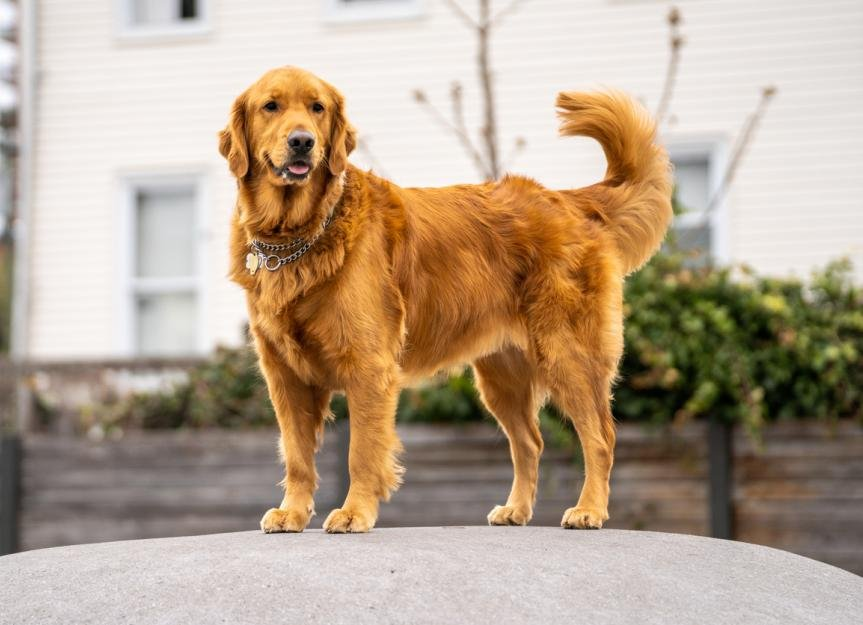
#> input picture imgs/dog.jpeg, 863 x 625 px, found by its file name
$ jupyter execute image__color_layering.ipynb
#> lines starting #> are read from the running program, lines starting #| are printed output that depends on the picture
[cell 1]
# Imports
import numpy as np
from PIL import Image
import matplotlib.pyplot as plt
from scipy.ndimage import label, find_objects, binary_erosion, binary_dilation
from skimage.color import rgb2lab, lab2rgb
from skimage.util import img_as_float
from skimage.transform import resize
from scipy.spatial import distance
from sklearn.cluster import MeanShift, estimate_bandwidth, KMeans, AgglomerativeClustering
from collections import Counter, defaultdict
import math
from ipywidgets import interact, IntSlider, FloatSlider, Button, VBox

# Image extraction code

## Utility functions and image import

[cell 2]
# -----------------------------------------------------------------------------
# Utility Functions
# -----------------------------------------------------------------------------
def display_image(image_array, title="Image", size=(6,6)):
    """
    Display a given image array (NumPy array) with a title.
    For images with transparency, a white background is used.
    """
    if image_array.shape[-1] == 4:
        rgb = image_array[..., :3].copy()
        alpha = image_array[..., 3]
        rgb[alpha==0] = [255, 255, 255]
        img_to_show = rgb
    else:
        img_to_show = image_array
    plt.figure(figsize=size)
    plt.imshow(img_to_show)
    plt.title(title)
    plt.axis('off')
    plt.show()

def get_unique_colors(image):
    """
    Return a list of unique RGB colors in the input image.
    If the image is already flattened (i.e. shape (N,3)), it returns unique rows.
    """
    arr = image if image.ndim == 2 else image.reshape(-1, image.shape[2])
    return np.unique(arr, axis=0)


def display_palette(palette, title="Palette"):
    """
    Displays a list of RGB colors as swatches in a single row.
    """
    if not palette:
        print(f"No colors to display for {title}.")
        return
    swatch_height, swatch_width = 50, 50
    n_colors = len(palette)
    swatches = np.zeros((swatch_height, swatch_width * n_colors, 3), dtype=np.uint8)
    for i, color in enumerate(palette):
        swatches[:, i*swatch_width:(i+1)*swatch_width, :] = np.array(color, dtype=np.uint8)
    plt.figure(figsize=(max(n_colors, 8), 2))
    plt.imshow(swatches)
    plt.title(title)
    plt.axis('off')
    plt.show()


# [31 lines left out: function checkered_bg, not called in this run]

[cell 3]
# -----------------------------------------------------------------------------
# NEW: Helper function to compute Lab distance for two RGB colors
# -----------------------------------------------------------------------------
def lab_distance(rgb1, rgb2):
    """
    Convert two RGB colors (0-255) to Lab (after scaling to [0,1]) and return the Euclidean distance.
    """
    # Convert to float and scale to [0,1]
    rgb1_arr = np.array([[list(rgb1)]], dtype=np.float64) / 255.0
    rgb2_arr = np.array([[list(rgb2)]], dtype=np.float64) / 255.0
    lab1 = rgb2lab(rgb1_arr)[0,0,:]
    lab2 = rgb2lab(rgb2_arr)[0,0,:]
    return np.linalg.norm(lab1 - lab2)

# -----------------------------------------------------------------------------
# Modified: Hierarchical clustering (reduce_palette_to_n_colors) using Lab space
# -----------------------------------------------------------------------------
def reduce_palette_to_n_colors(full_palette, target_n):
    """
    Reduce 'full_palette' to 'target_n' colors using Agglomerative Clustering in Lab space.
    """
    if target_n >= len(full_palette):
        return list(full_palette)

    # Convert palette to Lab space
    lab_palette = [rgb2lab(np.array([[list(c)]], dtype=np.float64)/255.0)[0,0,:] for c in full_palette]
    X = np.array(lab_palette, dtype=np.float64)

    clustering = AgglomerativeClustering(n_clusters=target_n, metric='euclidean', linkage='average')
    labels = clustering.fit_predict(X)

    # Compute mean color of each cluster
    new_colors_lab = [X[labels == i].mean(axis=0) for i in range(target_n)]

    # Convert back to RGB
    new_colors_rgb = [(np.clip(lab2rgb([[lab]]), 0, 1) * 255).astype(np.uint8)[0,0,:].tolist() for lab in new_colors_lab]
    return [tuple(rgb) for rgb in new_colors_rgb]

# -----------------------------------------------------------------------------
# Modified: find_nearest_color uses Lab distance for final recolor
# -----------------------------------------------------------------------------
# [5 lines left out: function find_nearest_color, not called in this run]

# -----------------------------------------------------------------------------
# Modified: Merge palettes using Lab space for near-duplicate removal
# -----------------------------------------------------------------------------
def merge_palettes_remove_duplicates(palette1, palette2, threshold=5.0):
    """
    Merge two RGB palettes, removing near-duplicate colors using Lab distance.
    """
    merged = palette1 + palette2
    unique_colors = []
    for color in merged:
        if all(lab_distance(color, uc) >= threshold for uc in unique_colors):
            unique_colors.append(color)
    return unique_colors

# -----------------------------------------------------------------------------
# Modified: Recluster palette using K-Means in Lab space
# -----------------------------------------------------------------------------
def recluster_palette(color_list, final_k=10):
    """
    Apply K-Means clustering in Lab space to reduce colors to 'final_k'.
    """
    X = np.array([
        rgb2lab(np.array([[list(c)]], dtype=np.float64)/255.0)[0,0,:] for c in color_list
    ])
    kmeans = KMeans(n_clusters=final_k, random_state=42)
    kmeans.fit(X)
    centers_lab = kmeans.cluster_centers_
    centers_rgb = [(np.clip(lab2rgb([[lab]]), 0, 1) * 255).astype(np.uint8)[0,0,:].tolist() for lab in centers_lab]
    return [tuple(rgb) for rgb in centers_rgb]

[cell 4]
# -----------------------------------------------------------------------------
# Step 1: File Input (Google Colab friendly)
# -----------------------------------------------------------------------------
try:
    path_input = input("Enter file path to your image (or press Enter to upload): ").strip()
except Exception as e:
    print(f"Input failed: {e}")
    path_input = ""

if path_input:
    # Use provided path
    filename = path_input
    img = Image.open(filename)
else:
    # Prompt for upload in Google Colab
    print("Please upload your image file.")
    from google.colab import files
    uploaded = files.upload()
#> the answer given: dog.jpeg
    filename = list(uploaded.keys())[0]
    img = Image.open(filename)
#> img is the input picture: PIL image 863x625 RGB; mean R, G, B 182.3, 163.2, 142.4

[cell 5]
# -----------------------------------------------------------------------------
# Step 2: Check alpha & prepare image for processing
# -----------------------------------------------------------------------------
has_alpha = (img.mode in ('RGBA', 'LA'))

if has_alpha:
    img_np = np.array(img)
    rgb_img = img_np[..., :3]           # extract RGB channels
    alpha_channel = img_np[..., 3]        # extract alpha channel
    fg_mask = alpha_channel > 0           # foreground mask from alpha

    # Get image dimensions
    height, width = rgb_img.shape[:2]

    # Adaptive tile size: 2% of the smaller dimension (ensuring at least 1 pixel)
    tile_size = max(1, int(min(height, width) * 0.02))

    # Define colors for checkered pattern
    color1 = np.array([255, 255, 255], dtype=np.uint8)  # white tile
    color2 = np.array([200, 200, 200], dtype=np.uint8)  # light gray tile

    # Create a checkered background using a vectorized approach:
    y, x = np.indices((height, width))
    checkerboard = ((x // tile_size + y // tile_size) % 2 == 0)
    background = np.where(checkerboard[..., None], color1, color2)

    # Composite the image: use rgb_img where alpha is present, else use checkered background
    display_img = np.where(fg_mask[..., None], rgb_img, background)
else:
    img_np = np.array(img.convert('RGB'))  # ensure RGB format
    rgb_img = img_np
    fg_mask = np.ones(rgb_img.shape[:2], dtype=bool)  # all pixels are foreground
    display_img = rgb_img  # no modification needed

# Show the loaded image
height, width = rgb_img.shape[:2]
display_image(display_img, title="Original Image")

# Note: rgb_img is still the one we want to work

## Obtaining the main colors in the image

### Meanshift in Lab space

After some experimentation I decided to use the mean shift algorithm in the Lab colorspace of the image to cluster the main colors in the image. We first scale down the image and only use a subset of those pixels to calculate the bandwith used in meanshift, changing these values might produce better results but it will take longer and MS is already initialization dependent.

[cell 6]
# -----------------------------------------------------------------------------
# Step 3: Downscale, Convert to Lab, and MeanShift Clustering
# -----------------------------------------------------------------------------
scale_factor = 0.1 # keep small if big image
newH, newW = int(height * scale_factor), int(width * scale_factor)
shrunken_img = resize(rgb_img, (newH, newW), anti_aliasing=True, preserve_range=True).astype(np.uint8)
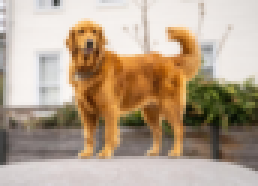
#> shrunken_img: shape (62, 86, 3) (shown 3 times larger); mean R, G, B 181.8, 162.7, 141.9
display_image(shrunken_img, title="Shrunken Image")

# Convert to Lab and prepare for clustering
lab_small = rgb2lab(shrunken_img)
#> lab_small: shape (62, 86, 3) float64; mean of channels 0, 1, 2 67.5, 5, 14.1
pixels_lab_small = lab_small.reshape((-1, 3))

# Sample small portion for bandwidth estimation
sample_size = int(0.1 * pixels_lab_small.shape[0])
sample_indices = np.random.choice(pixels_lab_small.shape[0], sample_size, replace=False)
sample_data_small = pixels_lab_small[sample_indices]
#> sample_data_small = 533 rows, first 8: [10.64, -4.35, 11.67], [92.57, 0.817, 1.93], [94.7, 0.808, 3.01], [83.23, 2.06, 0.738], [84.61, 0.362, -0.982], [93.68, 0.981, 2.53], [43.76, 4.16, 2.15], [72.75, 8.94, 35.39]

print("Estimating bandwidth for MeanShift on the shrunken image...")
bandwidth = estimate_bandwidth(sample_data_small, quantile=0.1, n_samples=sample_size)
#> bandwidth = 10.18
print(f"Estimated bandwidth = {bandwidth:.2f}")
#| Estimated bandwidth = 10.18

# Run MeanShift
print("Running MeanShift on the shrunken image...")
ms = MeanShift(bandwidth=bandwidth, bin_seeding=True)
ms.fit(pixels_lab_small)
labels_small = ms.labels_
#> labels_small = 5332 values, max 5 at index 628, min 0 at index 0, mean 1.2
cluster_centers_ms = ms.cluster_centers_
#> cluster_centers_ms = [[89.24, 1.39, 1.88], [47.16, 3.73, 5.13], [53.06, 21.63, 45.43], [32.23, -9.25, 25.79], [17.55, -6.3, 16], [60.34, 8.67, 29.93]]
print(f"MeanShift found {len(np.unique(labels_small))} clusters.")
#| MeanShift found 6 clusters.

# Apply clusters to full-resolution image
lab_full = rgb2lab(rgb_img)
#> lab_full: shape (625, 863, 3) float64; mean of channels 0, 1, 2 67.6, 5.1, 14
pixels_lab_full = lab_full.reshape((-1, 3))
dists = distance.cdist(pixels_lab_full, cluster_centers_ms)
closest_centers = np.argmin(dists, axis=1)
new_lab_img = cluster_centers_ms[closest_centers].reshape(lab_full.shape)
#> new_lab_img: shape (625, 863, 3) float64; mean of channels 0, 1, 2 67.2, 4.7, 13.6
new_rgb_img = lab2rgb(new_lab_img)
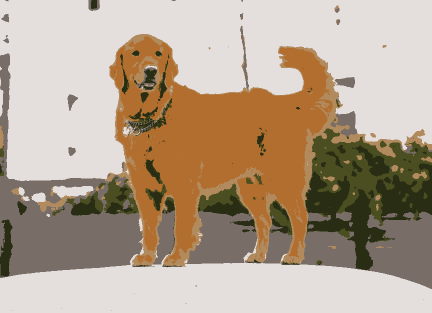
#> new_rgb_img: shape (625, 863, 3) float64 (shown at 1/2 size); mean R, G, B 0.707, 0.636, 0.558
new_rgb_img_255 = (np.clip(new_rgb_img, 0, 1) * 255).astype(np.uint8)

# Merge alpha if present
if has_alpha:
    mean_shift_img = np.dstack((new_rgb_img_255, alpha_channel))
    display_ms = new_rgb_img_255.copy()
    display_ms = np.where(fg_mask[..., None], display_ms, background)
else:
    mean_shift_img = new_rgb_img_255
    display_ms = mean_shift_img

display_image(display_ms, title="MeanShift Result (Full Res)")

# Extract palette from result
ms_unique_colors = get_unique_colors(new_rgb_img_255[fg_mask].reshape(-1, 3))
#> ms_unique_colors = [[41, 45, 19], [74, 78, 33], [121, 109, 103], [177, 138, 93], [178, 110, 46], [228, 223, 220]]
ms_palette = [tuple(c) for c in ms_unique_colors]
#> ms_palette = [(41, 45, 19), (74, 78, 33), (121, 109, 103), (177, 138, 93), (178, 110, 46), (228, 223, 220)]
print(f"MeanShift palette has {len(ms_palette)} colors.")
#| MeanShift palette has 6 colors.
display_palette(ms_palette, title="MeanShift Palette")
#> in display_palette, `n_colors = len(palette)`: n_colors = 6
#> the loop in display_palette, `for i, color in enumerate(palette):` made 6 passes
#> after the loop in display_palette, `for i, color in enumerate(palette):`:
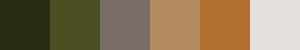
#> swatches: shape (50, 300, 3); mean of channels 0, 1, 2 136.5, 117.2, 85.7; drawn as R, G, B

## K-means

Now we will also use K-means to calculate the most common colors in the image, the advtange of this is we can define the number of clusters however kmeans can kind of be considered as global mean shift so images with a taint or a heavy bakground color will kind of overpower the color intensity of less prevalent colors

[cell 7]
# -----------------------------------------------------------------------------
# Elbow Method: Determine a good 'k' by plotting inertia vs. k
# -----------------------------------------------------------------------------
k_values = range(2, 11)
inertias = []
pixels_lab = rgb2lab(display_img.astype(np.float64)/255.0).reshape((-1, 3))

for k in k_values:
    kmeans_temp = KMeans(n_clusters=k, random_state=42)
    kmeans_temp.fit(pixels_lab)
    inertias.append(kmeans_temp.inertia_)
#> after the loop, inertias = [212903833.9, 101061890.9, 76994475.7, 68794748.2, 50940837.1, 45102499.5, 36560204.3, 33066443.6, 28920608.1]

plt.figure(figsize=(6,4))
plt.plot(k_values, inertias, marker='o')
plt.xlabel("Number of clusters (k)")
plt.ylabel("Inertia")
plt.title("K-Means Elbow Plot")
plt.show()
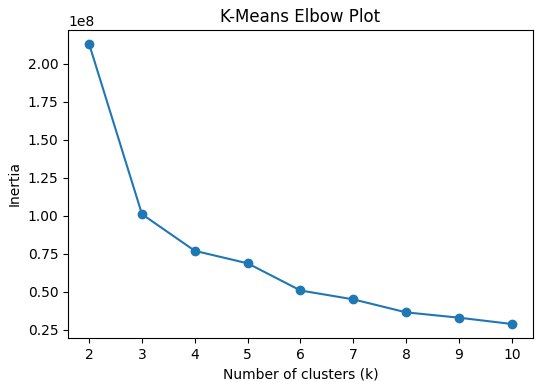
#> figure drawn by matplotlib, 1 panel

[cell 8]
# -----------------------------------------------------------------------------
# Choose the number of clusters (e.g. after examining the elbow plot)
# -----------------------------------------------------------------------------
k = 8  # Change this as desired
kmeans = KMeans(n_clusters=k, random_state=42)
kmeans.fit(pixels_lab)
labels_km = kmeans.labels_
cluster_centers_km = kmeans.cluster_centers_
cluster_centers_rgb = lab2rgb(cluster_centers_km.reshape(1, -1, 3)).reshape(-1, 3)

new_lab_img = cluster_centers_km[labels_km].reshape(lab_full.shape)
new_rgb_img = lab2rgb(new_lab_img)
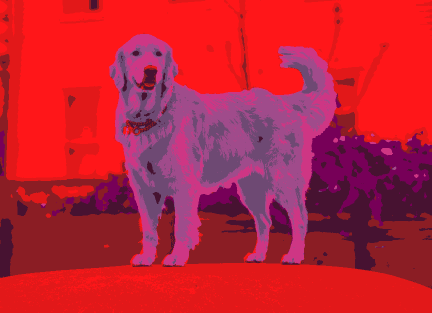
#> new_lab_img: shape (625, 863, 3) float64 (shown at 1/2 size); mean R, G, B 67.6, 5.1, 14; drawn with min black and max white
new_rgb_img_255 = (np.clip(new_rgb_img, 0, 1) * 255).astype(np.uint8)
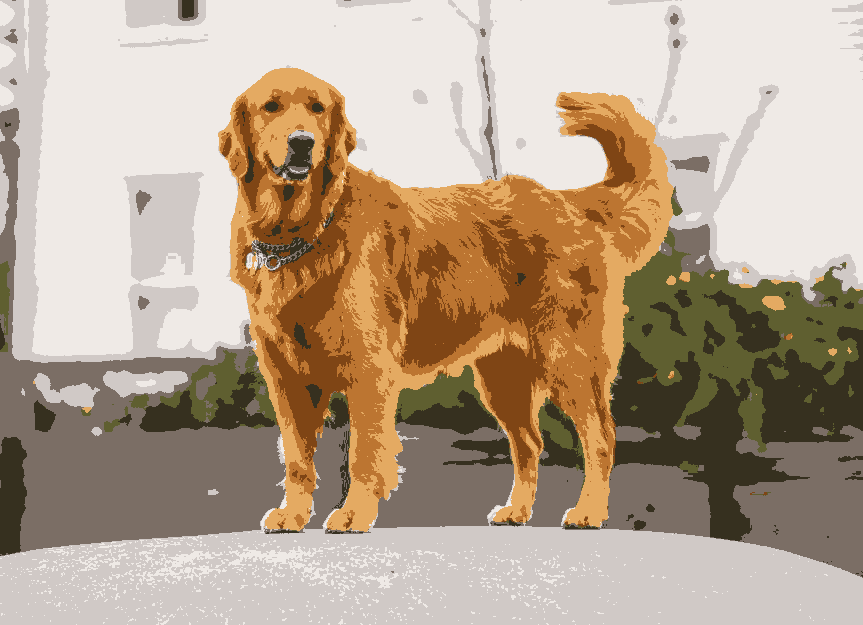
#> new_rgb_img: shape (625, 863, 3) float64; mean R, G, B 0.715, 0.639, 0.559

if has_alpha:
    kmeans_img = np.dstack((new_rgb_img_255, alpha_channel))
    display_km = new_rgb_img_255.copy()
    display_km = np.where(fg_mask[..., None], display_km, background)
else:
    kmeans_img = new_rgb_img_255
    display_km = kmeans_img

display_image(display_km, title="K-Means Result")
#> (the rest of the program and of its run is left out)
